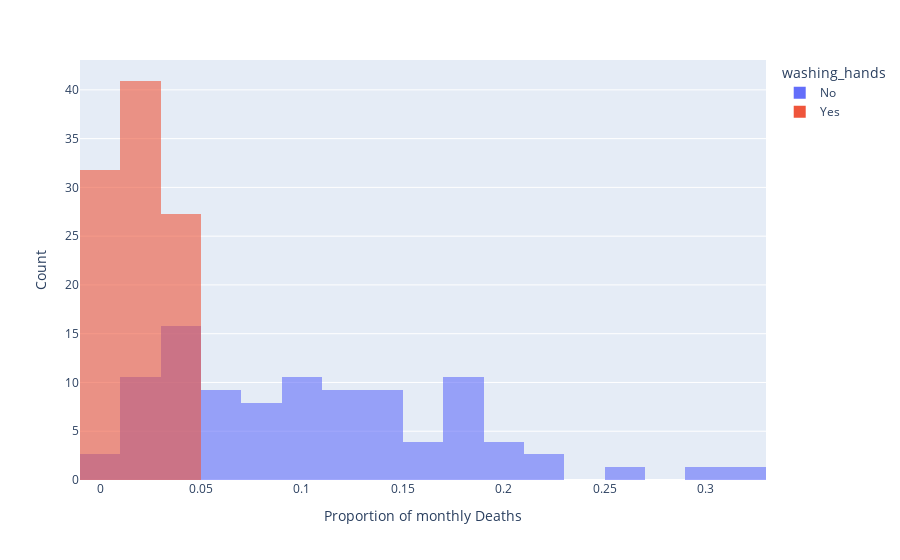

Notebook code cell kept with this figure:
### Markdown cell above
### Use Histograms to Visualise the Monthly Distribution of Outcomes

**Challenge**: Create a [plotly histogram](https://plotly.com/python/histograms/) to show the monthly percentage of deaths.

- Use docs to check out the available parameters. Use the [`color` parameter](https://plotly.github.io/plotly.py-docs/generated/plotly.express.histogram.html) to display two overlapping histograms.
- The time period of handwashing is shorter than not handwashing. Change `histnorm` to `percent` to make the time periods comparable.
- Make the histograms slighlty transparent
- Experiment with the number of bins on the histogram. Which number work well in communicating the range of outcomes?
- Just for fun, display your box plot on the top of the histogram using the `marginal` parameter.

### Code cell
fig = px.histogram(df_monthly,
                   x='pct_deaths',
                   color='washing_hands',
                   nbins=30,
                   opacity=0.6,
                   barmode='overlay',
                   histnorm='percent')

fig.update_layout(xaxis_title='Proportion of monthly Deaths',
                  yaxis_title='Count')

fig.show()

### Figure 1 — Plotly figure (JSON) as saved in the notebook; plotly's stock layout.template omitted (floating-point values rounded to 4 significant figures)
{"data": [{"alignmentgroup": "True", "bingroup": "x", "histnorm": "percent", "hovertemplate": "washing_hands=No<br>pct_deaths=%{x}<br>percent=%{y}<extra></extra>", "legendgroup": "No", "marker": {"color": "#636efa", "opacity": 0.6, "pattern": {"shape": ""}}, "name": "No", "nbinsx": 30, "offsetgroup": "No", "orientation": "v", "showlegend": true, "type": "histogram", "x": [0.1457, 0.07531, 0.04332, 0.01569, 0.007843, 0.05, 0.08421, 0.01351, 0.01878, 0.1102, 0.2255, 0.2085, 0.1222, 0.1023, 0.1074, 0.03226, 0.06593, 0.2078, 0.2546, 0.1839, 0.2934, 0.2297, 0.3138, 0.1912, 0.1597, 0.1241, 0.1193, 0.06098, 0.04082, 0.005236, 0.01554, 0.02262, 0.176, 0.07143, 0.08051, 0.1516, 0.1128, 0.1703, 0.1731, 0.05833, 0.02679, 0.04369, 0.0632, 0.01224, 0.03226, 0.1102, 0.1055, 0.07591, 0.04745, 0.04452, 0.04231, 0.04392, 0.07143, 0.06122, 0.03586, 0.1055, 0.1484, 0.1094, 0.1049, 0.1339, 0.1809, 0.1543, 0.1897, 0.1344, 0.1015, 0.131, 0.1806, 0.1439, 0.1496, 0.1077, 0.05369, 0.03215, 0.01923, 0.03607, 0.1827, 0.1224], "xaxis": "x", "yaxis": "y"}, {"alignmentgroup": "True", "bingroup": "x", "histnorm": "percent", "hovertemplate": "washing_hands=Yes<br>pct_deaths=%{x}<br>percent=%{y}<extra></extra>", "legendgroup": "Yes", "marker": {"color": "#EF553B", "opacity": 0.6, "pattern": {"shape": ""}}, "name": "Yes", "nbinsx": 30, "offsetgroup": "Yes", "orientation": "v", "showlegend": true, "type": "histogram", "x": [0.02239, 0.012, 0.01894, 0.0458, 0.03957, 0.04472, 0.0293, 0.03534, 0.006873, 0, 0.006557, 0.009585, 0.01136, 0.003717, 0, 0.009615, 0.02341, 0.02903, 0.0134, 0.02233, 0.03085, 0.04926], "xaxis": "x", "yaxis": "y"}], "layout": {"barmode": "overlay", "legend": {"title": {"text": "washing_hands"}, "tracegroupgap": 0}, "margin": {"t": 60}, "xaxis": {"anchor": "y", "domain": [0, 1], "title": {"text": "Proportion of monthly Deaths"}}, "yaxis": {"anchor": "x", "domain": [0, 1], "title": {"text": "Count"}}}}
